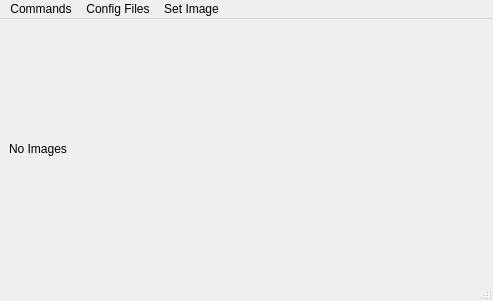
<?xml version="1.0" encoding="UTF-8"?>
<ui version="4.0">
 <class>CameraConfigWindow</class>
 <widget class="QMainWindow" name="CameraConfigWindow">
  <property name="geometry">
   <rect>
    <x>0</x>
    <y>0</y>
    <width>493</width>
    <height>301</height>
   </rect>
  </property>
  <property name="windowTitle">
   <string>Camera Config Window</string>
  </property>
  <widget class="QWidget" name="centralwidget">
   <layout class="QHBoxLayout" name="horizontalLayout">
    <item>
     <widget class="QLabel" name="imagesLabel">
      <property name="text">
       <string>No Images</string>
      </property>
     </widget>
    </item>
   </layout>
  </widget>
  <widget class="QStatusBar" name="statusbar"/>
  <widget class="QMenuBar" name="menuBar">
   <property name="geometry">
    <rect>
     <x>0</x>
     <y>0</y>
     <width>493</width>
     <height>30</height>
    </rect>
   </property>
   <widget class="QMenu" name="menuCommands">
    <property name="title">
     <string>Commands</string>
    </property>
    <addaction name="actionStart"/>
    <addaction name="actionStop"/>
   </widget>
   <widget class="QMenu" name="menuConfig_Files">
    <property name="title">
     <string>Config Files</string>
    </property>
    <widget class="QMenu" name="menuLoad_Config_File">
     <property name="title">
      <string>Load Config File</string>
     </property>
     <addaction name="actionFactory"/>
     <addaction name="actionIndex_1"/>
     <addaction name="actionIndex_2"/>
     <addaction name="actionIndex_3"/>
     <addaction name="actionIndex_4"/>
     <addaction name="actionIndex_5"/>
    </widget>
    <widget class="QMenu" name="menuSaves_Config_File">
     <property name="title">
      <string>Saves Config File</string>
     </property>
     <addaction name="actionIndex_6"/>
     <addaction name="actionIndex_7"/>
     <addaction name="actionIndex_8"/>
     <addaction name="actionIndex_9"/>
     <addaction name="actionIndex_10"/>
    </widget>
    <addaction name="menuLoad_Config_File"/>
    <addaction name="menuSaves_Config_File"/>
   </widget>
   <widget class="QMenu" name="menuSet_Image">
    <property name="title">
     <string>Set Image</string>
    </property>
    <widget class="QMenu" name="menuPixel_Format">
     <property name="title">
      <string>Pixel Format</string>
     </property>
     <addaction name="actionMono8"/>
     <addaction name="actionBayer8"/>
     <addaction name="actionBayer16"/>
     <addaction name="actionBrg24"/>
     <addaction name="actionRgba36"/>
     <addaction name="actionRgba32"/>
     <addaction name="actionBgra32"/>
    </widget>
    <widget class="QMenu" name="menuExposure">
     <property name="title">
      <string>Exposure</string>
     </property>
     <widget class="QMenu" name="menuExposure_Mode">
      <property name="title">
       <string>Exposure Mode</string>
      </property>
      <addaction name="actionManual"/>
      <addaction name="actionAuto"/>
      <addaction name="actionAuto_Once"/>
     </widget>
     <addaction name="menuExposure_Mode"/>
     <addaction name="actionAuto_Exposure_Settings"/>
     <addaction name="actionExposure_Value"/>
    </widget>
    <widget class="QMenu" name="menuGain">
     <property name="title">
      <string>Gain</string>
     </property>
     <widget class="QMenu" name="menuGain_Mode">
      <property name="title">
       <string>Gain Mode</string>
      </property>
      <addaction name="actionManual_2"/>
      <addaction name="actionAuto_2"/>
      <addaction name="actionAuto_Once_2"/>
     </widget>
     <addaction name="menuGain_Mode"/>
     <addaction name="actionAuto_Gain_Settings"/>
     <addaction name="actionGain_Value"/>
    </widget>
    <widget class="QMenu" name="menuWhite_Balance">
     <property name="title">
      <string>White Balance</string>
     </property>
     <widget class="QMenu" name="menuWhite_Balance_Mode">
      <property name="title">
       <string>White Balance Mode</string>
      </property>
      <addaction name="actionManual_3"/>
      <addaction name="actionAuto_3"/>
      <addaction name="actionAuto_Once_3"/>
     </widget>
     <addaction name="menuWhite_Balance_Mode"/>
     <addaction name="actionAuto_White_Balance_Settings"/>
     <addaction name="actionManual_White_Balance_Settings"/>
    </widget>
    <widget class="QMenu" name="menuGamma">
     <property name="title">
      <string>Gamma</string>
     </property>
     <addaction name="action0_45"/>
     <addaction name="action0_5"/>
     <addaction name="action0_7"/>
     <addaction name="action1"/>
    </widget>
    <addaction name="menuPixel_Format"/>
    <addaction name="actionHue"/>
    <addaction name="menuGain"/>
    <addaction name="menuGamma"/>
    <addaction name="actionROI"/>
    <addaction name="menuExposure"/>
    <addaction name="menuWhite_Balance"/>
    <addaction name="actionSaturation"/>
   </widget>
   <addaction name="menuCommands"/>
   <addaction name="menuConfig_Files"/>
   <addaction name="menuSet_Image"/>
  </widget>
  <action name="actionStart">
   <property name="text">
    <string>Start</string>
   </property>
  </action>
  <action name="actionStop">
   <property name="text">
    <string>Stop</string>
   </property>
  </action>
  <action name="actionShow_frames">
   <property name="text">
    <string>Show frames</string>
   </property>
  </action>
  <action name="actionHue">
   <property name="text">
    <string>Hue</string>
   </property>
  </action>
  <action name="actionROI">
   <property name="text">
    <string>ROI</string>
   </property>
  </action>
  <action name="actionSaturation">
   <property name="text">
    <string>Saturation</string>
   </property>
  </action>
  <action name="actionFactory">
   <property name="checkable">
    <bool>false</bool>
   </property>
   <property name="text">
    <string>Factory</string>
   </property>
  </action>
  <action name="actionIndex_1">
   <property name="checkable">
    <bool>false</bool>
   </property>
   <property name="text">
    <string>Index 1</string>
   </property>
  </action>
  <action name="actionIndex_2">
   <property name="checkable">
    <bool>false</bool>
   </property>
   <property name="text">
    <string>Index 2</string>
   </property>
  </action>
  <action name="actionIndex_3">
   <property name="checkable">
    <bool>false</bool>
   </property>
   <property name="text">
    <string>Index 3</string>
   </property>
  </action>
  <action name="actionIndex_4">
   <property name="checkable">
    <bool>false</bool>
   </property>
   <property name="text">
    <string>Index 4</string>
   </property>
  </action>
  <action name="actionIndex_5">
   <property name="checkable">
    <bool>false</bool>
   </property>
   <property name="text">
    <string>Index 5</string>
   </property>
  </action>
  <action name="actionIndex_6">
   <property name="text">
    <string>Index 1</string>
   </property>
  </action>
  <action name="actionIndex_7">
   <property name="text">
    <string>Index 2</string>
   </property>
  </action>
  <action name="actionIndex_8">
   <property name="text">
    <string>Index 3</string>
   </property>
  </action>
  <action name="actionIndex_9">
   <property name="text">
    <string>Index 4</string>
   </property>
  </action>
  <action name="actionIndex_10">
   <property name="text">
    <string>Index 5</string>
   </property>
  </action>
  <action name="actionMono8">
   <property name="text">
    <string>Mono8</string>
   </property>
  </action>
  <action name="actionBayer8">
   <property name="text">
    <string>Bayer8</string>
   </property>
  </action>
  <action name="actionBayer16">
   <property name="text">
    <string>Bayer16</string>
   </property>
  </action>
  <action name="actionBrg24">
   <property name="text">
    <string>Rgb24</string>
   </property>
  </action>
  <action name="actionRgba36">
   <property name="text">
    <string>Bgr24</string>
   </property>
  </action>
  <action name="actionRgba32">
   <property name="text">
    <string>Rgba32</string>
   </property>
  </action>
  <action name="actionBgra32">
   <property name="text">
    <string>Bgra32</string>
   </property>
  </action>
  <action name="actionAuto_Exposure_Settings">
   <property name="text">
    <string>Auto Exposure Settings</string>
   </property>
  </action>
  <action name="actionExposure_Value">
   <property name="text">
    <string>Exposure Value</string>
   </property>
  </action>
  <action name="actionManual">
   <property name="text">
    <string>Manual</string>
   </property>
  </action>
  <action name="actionAuto">
   <property name="text">
    <string>Auto</string>
   </property>
  </action>
  <action name="actionAuto_Once">
   <property name="text">
    <string>Auto Once</string>
   </property>
  </action>
  <action name="actionAuto_Gain_Settings">
   <property name="text">
    <string>Auto Gain Settings</string>
   </property>
  </action>
  <action name="actionGain_Value">
   <property name="text">
    <string>Gain Value</string>
   </property>
  </action>
  <action name="actionManual_2">
   <property name="text">
    <string>Manual </string>
   </property>
  </action>
  <action name="actionAuto_2">
   <property name="text">
    <string>Auto</string>
   </property>
  </action>
  <action name="actionAuto_Once_2">
   <property name="text">
    <string>Auto Once</string>
   </property>
  </action>
  <action name="actionAuto_White_Balance_Settings">
   <property name="text">
    <string>Auto White Balance Settings</string>
   </property>
  </action>
  <action name="actionManual_White_Balance_Settings">
   <property name="text">
    <string>Manual White Balance Settings</string>
   </property>
  </action>
  <action name="action0_45">
   <property name="text">
    <string>0.45</string>
   </property>
  </action>
  <action name="action0_5">
   <property name="text">
    <string>0.5</string>
   </property>
  </action>
  <action name="action0_7">
   <property name="text">
    <string>0.7</string>
   </property>
  </action>
  <action name="action1">
   <property name="text">
    <string>1</string>
   </property>
  </action>
  <action name="actionManual_3">
   <property name="text">
    <string>Manual</string>
   </property>
  </action>
  <action name="actionAuto_3">
   <property name="text">
    <string>Auto</string>
   </property>
  </action>
  <action name="actionAuto_Once_3">
   <property name="text">
    <string>Auto Once</string>
   </property>
  </action>
 </widget>
 <resources/>
 <connections/>
</ui>
